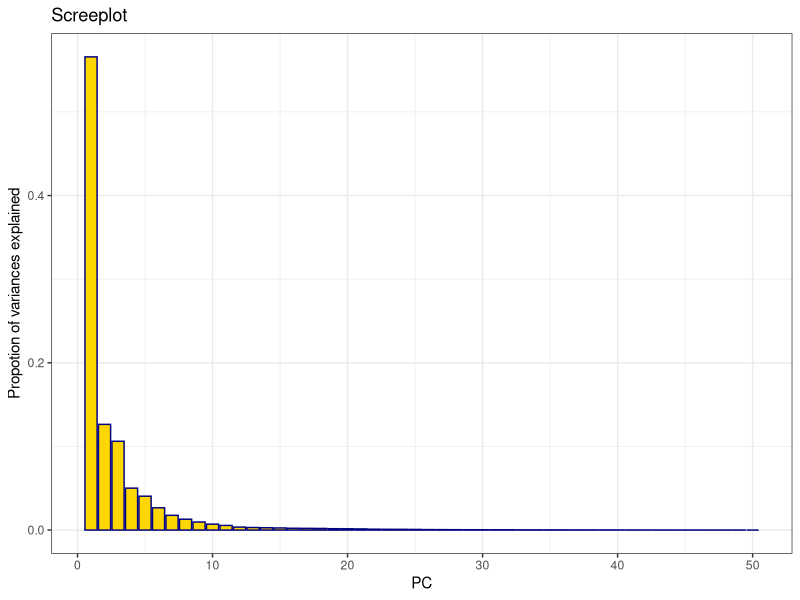
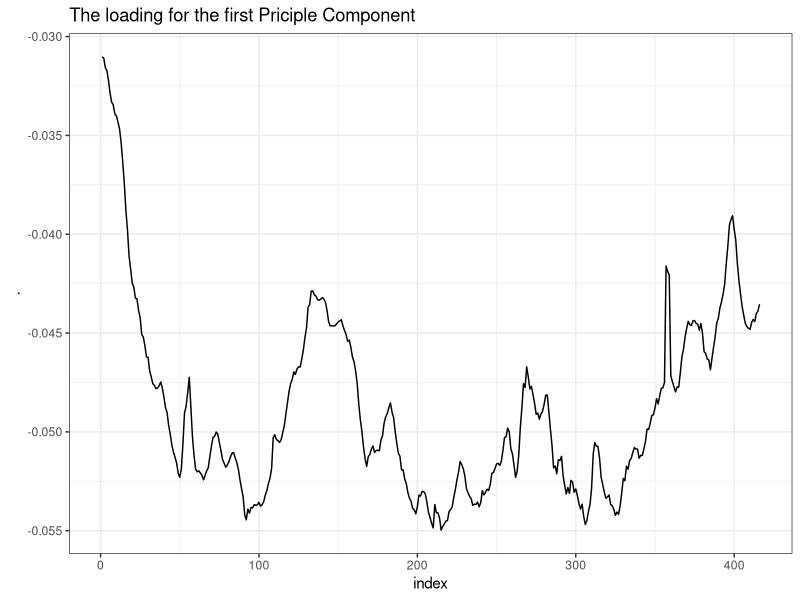
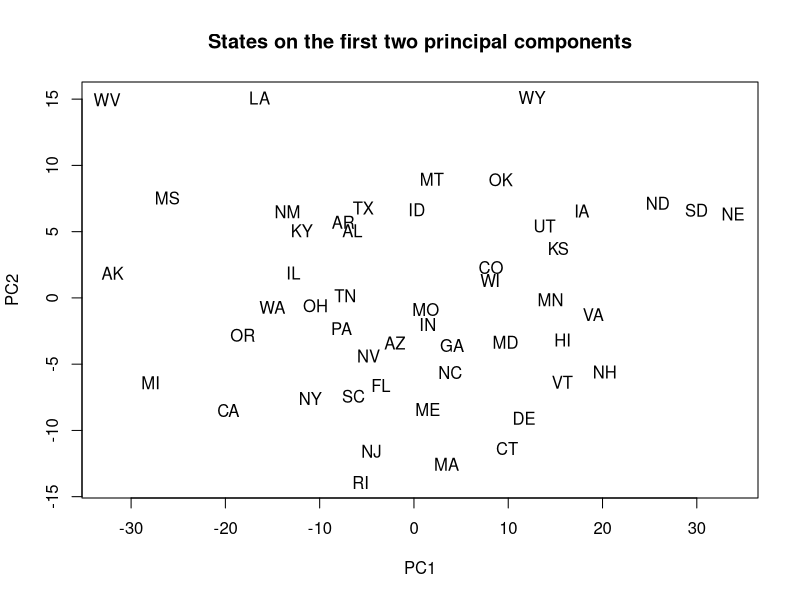
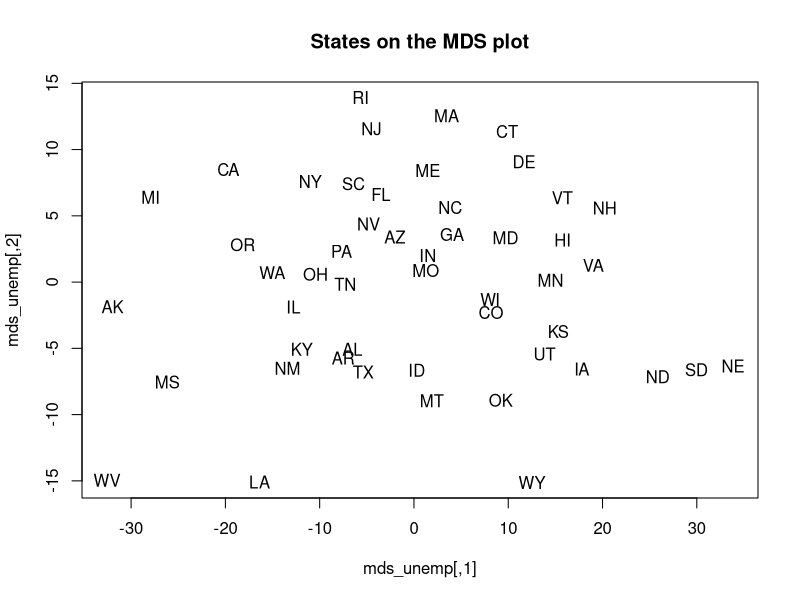
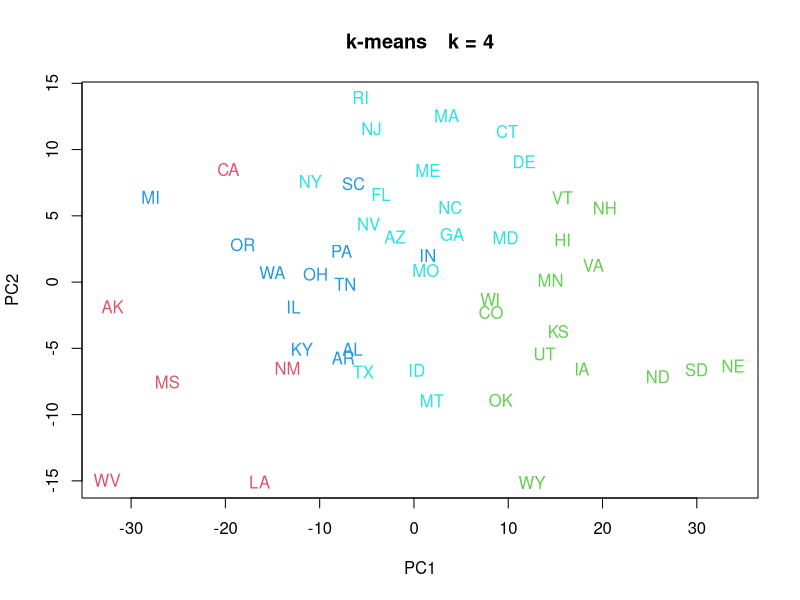
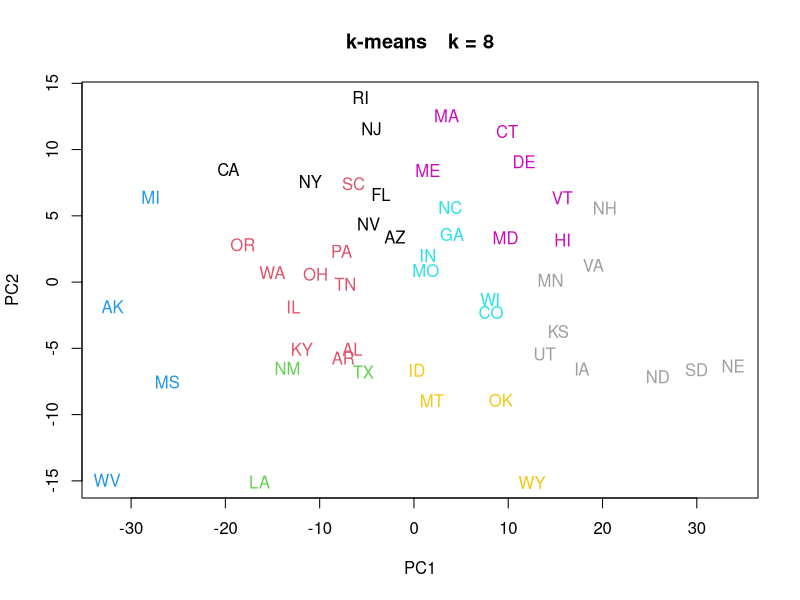
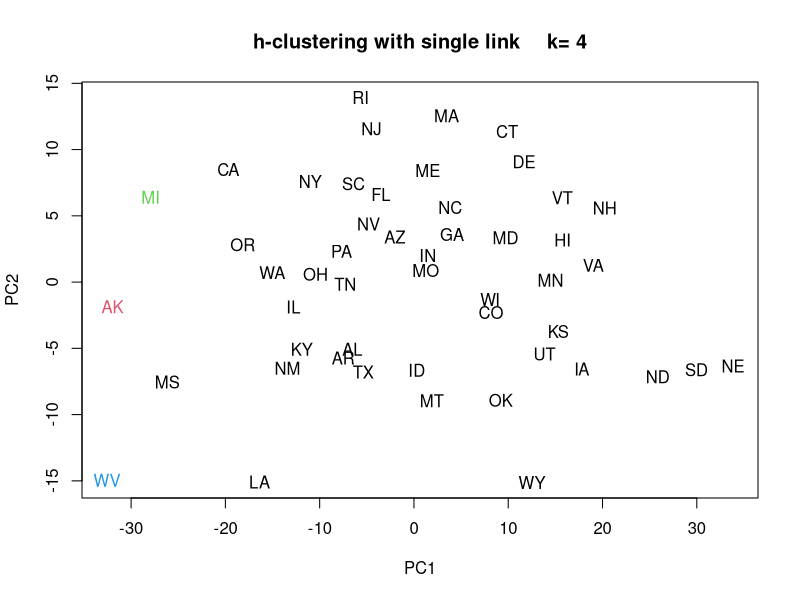
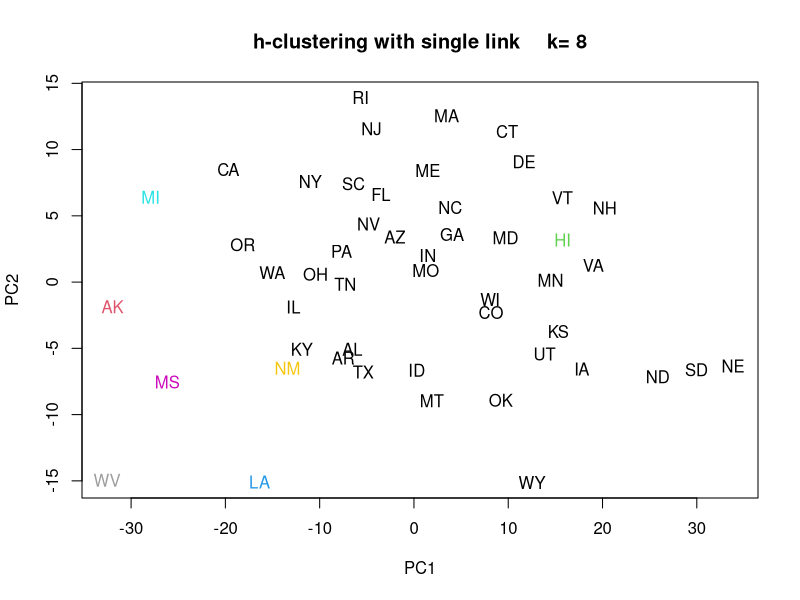

The R source for these figures, in order:
## ---- chunk 1
# load libraries
library('foreign') ## for loading dta files using read.dta
library('ggplot2')
library(plyr) # for recoding data
library("stats")
library("cluster") ## for h-clustring
library("dplyr") ## for making the data frames
library("knitr") ## for make the table in 2-4

theme_set(theme_bw()) # change the default ggplot theme to black-and-white

knitr::opts_chunk$set(
  echo=T, ## show your R code chunk
  message = F, ## hide the message
  warning = F, ## hide the warning
  autodep = T ## make sure your separate code chunks can find the dependencies (from other code chunk)

)
## ---- chunk 2
### Read the data.
data_1 <- read.csv("./hw04-unempstates.csv", header = TRUE)
### Transpose the data, and standardize it.
data_1 <- t(data_1)
data_1 <- scale(data_1)
### Print the dimension.
cat("This dataset has", dim(data_1)[1], "rows and", dim(data_1)[2], "columns.")
## ---- chunk 3
### Here we use prcomp to do PCA of unemployment data.
pca_unemp <- prcomp(data_1)

### Then we plot the screeplot.
pca_unemp$sdev %>% as.data.frame() %>% mutate(. = .^2) %>% mutate(. = ./sum(.)) %>% mutate(seq = c(1:length(pca_unemp$sdev))) %>%
  ggplot() +
  geom_bar(mapping = aes(x = seq, y = .), stat = "identity", color = "navyblue", fill = "gold") +
  xlab("PC") +
  ylab("Propotion of variances explained") +
  labs(title = "Screeplot")
## ---- chunk 4
### Here we plot the loading for the first PC.
pca_unemp$rotation[, 1] %>% as.data.frame() %>% mutate(seq = c(1:length(pca_unemp$rotation[, 1]))) %>%
  ggplot() +
  geom_line(mapping = aes(x = seq, y = .)) +
  xlab("index") +
  labs(title = "The loading for the first Priciple Component")
## ---- chunk 5
### Here we use predict to project data on loadings and use plot to plot the states.
unemp_pc <- predict(pca_unemp)
plot(unemp_pc[, 1:2], type = "n", main = "States on the first two principal components")
text(x=unemp_pc[, 1], y=unemp_pc[, 2], labels=rownames(unemp_pc))
## ---- chunk 6
### Here we will use MDS to plot the states.
### Because we still want to plot the states on the first two PC, here we use the default "euclidean distance".
dist_unemp <- dist(data_1, method = "euclidean")
mds_unemp <- cmdscale(dist_unemp)
plot(mds_unemp, type = "n", main = "States on the MDS plot")
text(mds_unemp, labels = rownames(data_1))
## ---- chunk 7
## Here we use k-means and hierarchical clustering to group the states.

### Set seed first.
set.seed(123)

### We will define two functions to do k-means and h-clustering, and plot the plots.
kmean_plot <- function(centers) {
  ### Do k-means
  kmean_unemp <- kmeans(data_1, centers = centers)
  ### Plot
  plot(mds_unemp[, 1], mds_unemp[, 2], type="n", xlab="PC1", ylab="PC2", main = paste("k-means \t k =", centers))
  text(x=mds_unemp[, 1], y=mds_unemp[, 2], labels=rownames(mds_unemp), col=kmean_unemp$cluster+1)
}

h_cluster_plot <- function(centers, method) {
  ### Do h-clustering
  h_cluster_unemp = agnes(data_1, diss=FALSE, metric="euclidian", method = method)
  ### Plot
  plot(mds_unemp[, 1], mds_unemp[, 2], type="n", xlab="PC1", ylab="PC2", main = paste("h-clustering with", method, "link \t k=", centers))
  text(x=mds_unemp[, 1], y=mds_unemp[, 2], labels=rownames(mds_unemp), col=cutree(h_cluster_unemp,k=centers))
  ### Plot the dendrogram
  ### Here the dendrograms are the same for each h-clustering method no matter k equals to what.
  ### Therefore, we only plot the dendroplot once for each method by using this if statement.
  if(centers == 8) {
    plot(h_cluster_unemp, which.plots = 2, main = paste("Dendrogram of h-clustering with", method, "link"))
  }
}

### Then we use the two functions we defined to do clustering and plot.

kmean_plot(4)
kmean_plot(8)

h_cluster_plot(4, "single")
h_cluster_plot(8, "single")
h_cluster_plot(4, "complete")
h_cluster_plot(8, "complete")
h_cluster_plot(4, "average")
h_cluster_plot(8, "average")
## ---- chunk 8
## Here we use MDS to project the senators on a two dimensional space.

### Read the data.
data_2 <- read.dta("./hw04-senator/sen113kh.dta")
### Extract the data we will use.
data_2 <- data_2[, c(2,6, 10:666)]
sen_matrix <- matrix(data_2[1, c(-1, -2)], ncol = 657)
for (t in 2:106) {
  temp <- matrix(data_2[t, c(-1, -2)], nrow = 1)
  sen_matrix <- rbind(sen_matrix, temp)
}
sen_matrix <- matrix(as.numeric(sen_matrix), nrow = 106)
### Calculate other matrices in MDS.
mult_sen <- sen_matrix %*% t(sen_matrix)
dist_sen <- dist(mult_sen)
mds_sen <- cmdscale(dist_sen)
### Bind the "coordinates" and the "id" with the corresponding party.
df_sen <- as.data.frame(cbind(cbind(mds_sen, data_2$party), data_2$id))

### Plot MDS plot.
ggplot(df_sen, mapping = aes(x = V1, y = V2, color = as.factor(V3))) +
  geom_point() +
  geom_text(aes(label = V4)) +
  scale_color_manual(labels = c("Dem", "Repub", "Other"), values = c("blue", "red", "green")) +
  guides(color=guide_legend("Party")) +
  labs(title="Senators\n", x="X", y="Y")
## ---- chunk 9
## Here we will use clusters to group the senators. Then plot them on the MDS plots.

### Set seed first
set.seed(123)

### K-means with k=2.
kmean_sen <- kmeans(data_2[, c(-1, -2)], centers = 2)
ggplot(df_sen, mapping = aes(x = V1, y = V2, color = as.factor(kmean_sen$cluster + 1))) +
  geom_point() +
  geom_text(aes(label = V4)) +
  scale_color_manual(labels = c("group1", "group2"), values = c("green2", "plum1")) +
  guides(color=guide_legend("Cluster")) +
  labs(title="Senators \n k-means \n", x="X", y="Y")

### Define a function to plot the MDS plots of h-clustering.
h_cluster_plot_sen <- function(method) {
  h_cluster_sen = agnes(data_2[, c(-1, -2)], diss=FALSE, metric="euclidian", method = method)
  cut_tree <- cutree(h_cluster_sen, k = 2)
  ggplot(df_sen, mapping = aes(x = V1, y = V2, color = as.factor(cut_tree))) +
  geom_point() +
  geom_text(aes(label = V4)) +
  scale_color_manual(labels = c("group1", "group2"), values = c("green2", "plum1")) +
  guides(color=guide_legend("Cluster")) +
  labs(title=paste("Senators \n h-clustering with", method, "link \n"), x="X", y="Y")
}

### Three h-clustering methods, k=2.
h_cluster_plot_sen("single")
h_cluster_plot_sen("complete")
h_cluster_plot_sen("average")
## ---- chunk 10
## YOUR CODE HERE
### Here we do not need code to compare the results.
## ---- chunk 11
## Here we will define our own functions to calculate the purity and the entropy of all these clustring methods.

### Set seed first
set.seed(123)

### Here we will build the h-clusters again because in the last question, we just made the plot, we did not return these results.
### The reason we did not return these results and stored them in the last question is if we return them in those functions, the plots will not be plotted. Therefore, for plotting the plots, we will get these results here.
h_cut_single <- agnes(data_2[, c(-1, -2)], diss=FALSE, metric="euclidian", method = "single") %>% cutree(k = 2)
h_cut_complete <- agnes(data_2[, c(-1, -2)], diss=FALSE, metric="euclidian", method = "complete") %>% cutree(k = 2)
h_cut_average <- agnes(data_2[, c(-1, -2)], diss=FALSE, metric="euclidian", method = "average") %>% cutree(k = 2)

### Then we delete the 328 party senators in the data because we want to ignore them.
kmean_result <- as.vector(kmean_sen$cluster)
kmean_result <- kmean_result[-39]
kmean_result <- kmean_result[-94]

h_cut_single <- as.vector(h_cut_single)
h_cut_single <- h_cut_single[-39]
h_cut_single <- h_cut_single[-94]

h_cut_complete <- as.vector(h_cut_complete)
h_cut_complete <- h_cut_complete[-39]
h_cut_complete <- h_cut_complete[-94]

h_cut_average <- as.vector(h_cut_average)
h_cut_average <- h_cut_average[-39]
h_cut_average <- h_cut_average[-94]

original_label <- as.vector(data_2$party)
original_label <- original_label[-39]
original_label <- original_label[-94]

### Define the functions
### Here the functions are the same as the code example in "Clustering evaluation" in class 07.
cluster.purity <- function(clusters, classes) {
  sum(apply(table(classes, clusters), 2, max)) / length(clusters)
}

cluster.entropy <- function(clusters,classes) {
  en <- function(x) {
    s = sum(x)
    sum(sapply(x/s, function(p) {if (p) -p*log2(p) else 0} ) )
  }
  M = table(classes, clusters)
  m = apply(M, 2, en)
  c = colSums(M) / sum(M)
  sum(m*c)
}

### Here we calculate the purity and entropy of all these methods, and store them into two data frames.
result_1 <- data.frame(cluster.purity(kmean_result, original_label), cluster.purity(h_cut_single, original_label), cluster.purity(h_cut_complete, original_label), cluster.purity(h_cut_average, original_label))

result_2 <- data.frame(cluster.entropy(kmean_result, original_label), cluster.entropy(h_cut_single, original_label), cluster.entropy(h_cut_complete, original_label), cluster.entropy(h_cut_average, original_label))

### Combine the two results into one, and assign the column and row names.
colnames(result_1) <- c("k-means", "hclust-single", "hclust-complete", "hclust-average")
colnames(result_2) <- c("k-means", "hclust-single", "hclust-complete", "hclust-average")
result <- rbind(result_1, result_2)
rownames(result) <- (c("purity", "entropy"))

### Use kable to build a table for outputing the answer.
kable(result)
